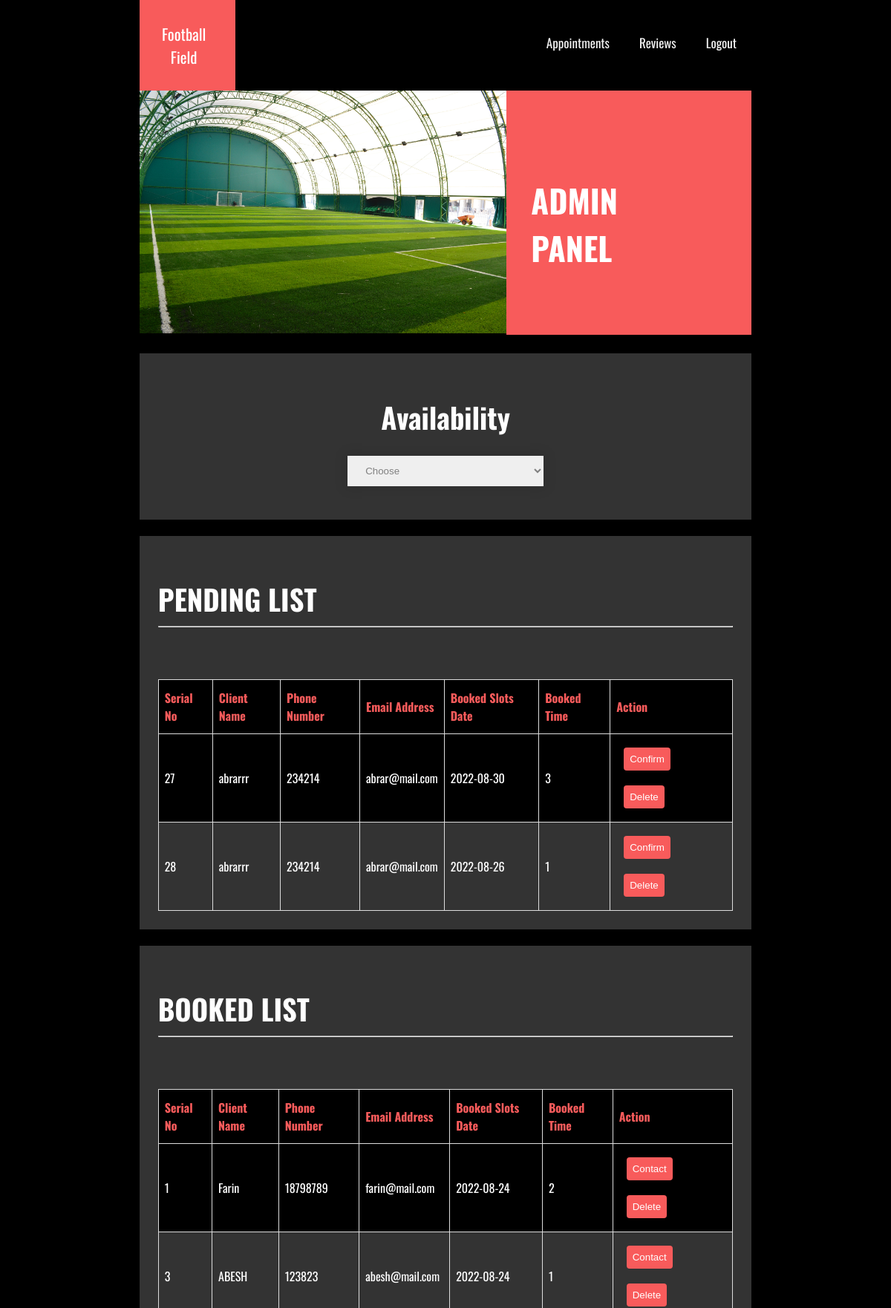
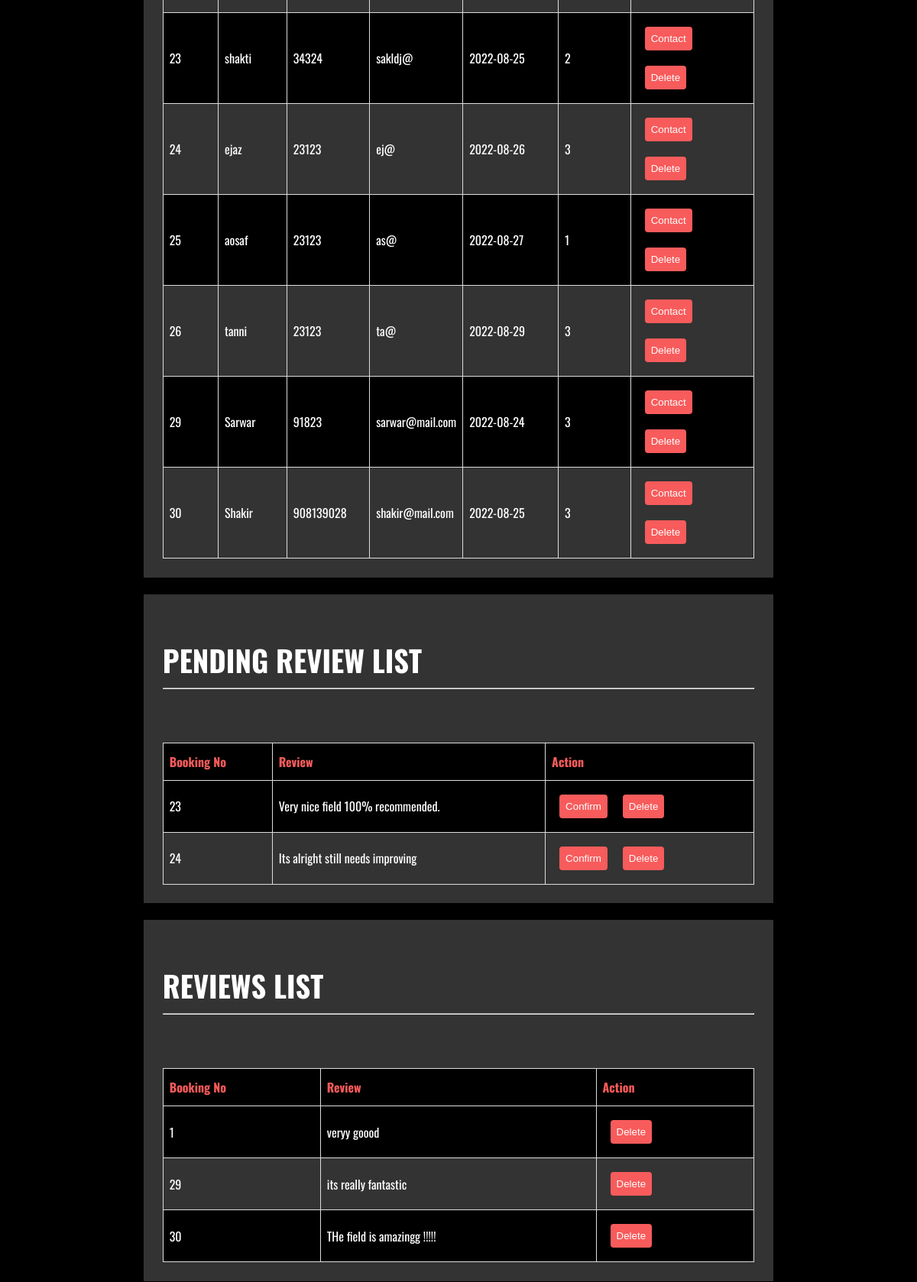
Screenshot of /field/admin.php (upper part) with the database file from the repository (2 pictures, top to bottom).
### tables this page shows
CREATE TABLE `booking_list` (
  `id` int(11) NOT NULL,
  `name` varchar(255) NOT NULL,
  `phone` int(15) NOT NULL,
  `email` varchar(255) NOT NULL,
  `slot_time` int(11) NOT NULL,
  `slot_date` date NOT NULL,
  `status` enum('pending','confirmed','','') NOT NULL
);

CREATE TABLE `review_list` (
  `booking_id` int(11) NOT NULL,
  `name` varchar(255) NOT NULL,
  `review_text` text NOT NULL,
  `status` enum('pending','confirmed','','') NOT NULL
);

### field/admin.php (the view, shortened to what this page needs)
<?php include 'config/database.php'; ?>
<!DOCTYPE html>
<html lang="en">
<head>
    <link rel="stylesheet" href="css/style.css">
</head>
<body class="container-main">
    <div class="topnav">
        <a class="brand" href="#home">Football <br>Field</a>
        <a class="nav-link" href="#news">Logout</a>
        <a class="nav-link" href="#review">Reviews</a>
        <a class="nav-link" href="#appointments">Appointments</a>
    </div>
    <section class="header-section">
        <div class="header-div">
            <div class="header-img">
                <img style="width: 100%;" src="images/field.jpg" alt="mechanic image">
            </div>
            <div class="header">
                <h1 class="title-header">ADMIN <br> PANEL</h1>
            </div>
        </div>
    </section>
    <section class="available-section">
    <h2 class="section-header">Availability</h2>
    <form action="<?php echo htmlspecialchars($_SERVER['PHP_SELF']); ?>" method="POST">
    <select class="custom-select" name="status" id="custom-select-a" onchange="this.form.submit();" required>
        <option value="" disabled selected hidden>Choose</option>
    </select>
    </form>
     <?php
        $sql= 'SELECT * FROM booking_list WHERE status = "pending"';
        $result = mysqli_query($conn, $sql);
        $booking_list=mysqli_fetch_all($result, MYSQLI_ASSOC);
    ?>
    </section>
    <section  class="approval-section">
    <h2 style="color:white;"class="section-header">
                PENDING LIST
            </h2>
            <hr>
    <table class="list-table">
                <tr>
                    <th>Serial No</th>
                    <th>Client Name</th>
                    <th>Phone Number</th>
                    <th>Email Address</th>
                    <th>Booked Slots Date</th>
                    <th>Booked Time</th>
                    <th>Action</th>
                </tr>
                <?php foreach($booking_list as $client): ?>
                <tr>
                    <td><?php echo $client['id']; ?></td>
                    <td><?php echo $client['name']; ?></td>
                    <td><?php echo $client['phone']; ?></td>
                    <td><?php echo $client['email']; ?></td>
                    <td><?php echo $client['slot_date']; ?></td>
                    <td><?php echo $client['slot_time']; ?></td>
                    <td><form action="<?php echo htmlspecialchars($_SERVER['PHP_SELF']); ?>"  method="POST">
                    <button name="submit_bu" class="work-button" type="submit" onclick="location.reload();">Confirm</button><button name="submit_bd"class="work-button" type="submit" onclick="location.reload();">Delete</button></form></td>
                </tr>
                <?php endforeach; ?>
    </table>
    </section>
    <?php
        $sql= 'SELECT * FROM booking_list WHERE status = "confirmed"';
        $result = mysqli_query($conn, $sql);
        $booking_list=mysqli_fetch_all($result, MYSQLI_ASSOC);
    ?>
    <section id="appointments" class="approval-section">
    <h2 style="color:white;"class="section-header">
                BOOKED LIST
            </h2>
            <hr>
    <table class="list-table">
                <tr>
                    <th>Serial No</th>
                    <th>Client Name</th>
                    <th>Phone Number</th>
                    <th>Email Address</th>
                    <th>Booked Slots Date</th>
                    <th>Booked Time</th>
                    <th>Action</th>
                </tr>
                <?php foreach($booking_list as $client): ?>
                <tr>
                    <td><?php echo $client['id']; ?></td>
                    <td><?php echo $client['name']; ?></td>
                    <td><?php echo $client['phone']; ?></td>
                    <td><?php echo $client['email']; ?></td>
                    <td><?php echo $client['slot_date']; ?></td>
                    <td><?php echo $client['slot_time']; ?></td>
                    <td><form action="<?php echo htmlspecialchars($_SERVER['PHP_SELF']); ?>"  method="POST">
                    <button class="work-button" onclick="document.location =  'mailto:<?php echo $client['email']; ?>'">Contact</button><button name="submit_bd"class="work-button" type="submit" onclick="location.reload();">Delete</button></form></td>
                </tr>
                <?php endforeach; ?>
    </table>
    </section>
    <?php
        $sql= 'SELECT * FROM review_list WHERE status = "pending"';
        $result = mysqli_query($conn, $sql);
        $review_list=mysqli_fetch_all($result, MYSQLI_ASSOC);
    ?>
    <section id="review"class="approval-section">
    <h2 style="color:white;"class="section-header">
                PENDING REVIEW LIST
            </h2>
            <hr>
    <table class="list-table">
                <tr>
                    <th>Booking No</th>
                    <th>Review</th>
                    <th>Action</th>
                </tr>
                <?php foreach($review_list as $client): ?>
                <tr>
                    <td><?php echo $client['booking_id']; ?></td>
                    <td><?php echo $client['review_text']; ?></td>
                    <td><form action="<?php echo htmlspecialchars($_SERVER['PHP_SELF']); ?>"  method="POST">
                    <button name="submit_ru" class="work-button" type="submit" onclick="location.reload();">Confirm</button><button name="submit_rd"class="work-button" type="submit" onclick="location.reload();">Delete</button></form></td>
                </tr>
                <?php endforeach; ?>
    </table>
    </section>
    <?php
        $sql= 'SELECT * FROM review_list WHERE status = "confirmed"';
        $result = mysqli_query($conn, $sql);
        $review_list=mysqli_fetch_all($result, MYSQLI_ASSOC);
    ?>
    <section class="approval-section">
    <h2 style="color:white;"class="section-header">
                REVIEWS LIST
            </h2>
            <hr>
    <table class="list-table">
                <tr>
                 <th>Booking No</th>
                 <th>Review</th>
                 <th>Action</th>
                </tr>
                <?php foreach($review_list as $client): ?>
                <tr>
                    <td><?php echo $client['booking_id']; ?></td>
                    <td><?php echo $client['review_text']; ?></td>
                    <td><form action="<?php echo htmlspecialchars($_SERVER['PHP_SELF']); ?>"  method="POST">
                    <button name="submit_rd"class="work-button" type="submit" onclick="location.reload();">Delete</button></form></td>
                </tr>
                <?php endforeach; ?>
    </table>
    </section>
</body>
</html>

### field/css/style.css (style rules this page uses)
.container-main { background-color: black; padding: 0% 15%; margin-top: 0px; font-family: 'Oswald', sans-serif; }
.topnav { overflow: hidden; background-color: black; }
.topnav a { float: right; color: #f2f2f2; text-align: center; text-decoration: none; font-size: 17px; }
.topnav a.brand { background-color: #f85b5b; color: white; float: left; padding: 30px 40px; padding-left: 30px; font-size: 1.3rem; }
.topnav a.nav-link { padding: 45px 20px; }
.header-div { display: flex; }
.header { flex-basis: 40%; color: white; background-color: #f85b5b; margin-bottom: 3px; }
.title-header { padding-left: 10%; padding-top: 35%; margin: 0; font-size: 2.7rem; }
.header-img { flex-basis: 60%; }
.work-button { padding: 8px; background-color: #f85b5b; color: white; border: none; margin: 20px 0; border-radius: 4px; cursor: pointer; }
.section-header { font-size: 2.4rem; margin-block-end: 0.1em }
.custom-select { box-sizing: border-box; box-shadow:0 0 15px 4px rgba(0,0,0,0.09); width: 40%; border:0; margin: 20px 2px; padding: 12px 20px; }
select:invalid { color: gray; }
.available-section { text-align: center; padding: 3% 10%; margin-top: 22px; background-color:#333; color:white; }
.approval-section { padding: 3% 3%; margin-top: 22px; background-color:#333; color:white; }
.list-table { border-collapse: collapse; width: 100%; text-align: left; margin-top: 70px; }
.list-table td, th { border: 1px solid #ddd; padding: 8px; }
.list-table tr:nth-child(even) { background-color: black; color: white; }
.list-table th { padding-top: 12px; padding-bottom: 12px; background-color: black; color: #f85b5b; }
.list-table .work-button { padding: 8px; background-color: #f85b5b; color: white; border: none; margin: 10px ; border-radius: 4px; cursor: pointer; }

### rows the page displays
booking_list: id "27", name "abrarrr", phone "234214", email "abrar@mail.com", slot_date "2022-08-30", slot_time "3"
booking_list: id "28", name "abrarrr", phone "234214", email "abrar@mail.com", slot_date "2022-08-26", slot_time "1"
booking_list: id "1", name "Farin", phone "18798789", email "farin@mail.com", slot_date "2022-08-24", slot_time "2"
booking_list: id "3", name "ABESH", phone "123823", email "abesh@mail.com", slot_date "2022-08-24", slot_time "1"
booking_list: id "23", name "shakti", phone "34324", email "sakldj@", slot_date "2022-08-25", slot_time "2"
booking_list: id "24", name "ejaz", phone "23123", email "ej@", slot_date "2022-08-26", slot_time "3"
booking_list: id "25", name "aosaf", phone "23123", email "as@", slot_date "2022-08-27", slot_time "1"
booking_list: id "26", name "tanni", phone "23123", email "ta@", slot_date "2022-08-29", slot_time "3"
booking_list: id "29", name "Sarwar", phone "91823", email "sarwar@mail.com", slot_date "2022-08-24", slot_time "3"
booking_list: id "30", name "Shakir", phone "908139028", email "shakir@mail.com", slot_date "2022-08-25", slot_time "3"
review_list: booking_id "23", review_text "Very nice field 100% recommended."
review_list: booking_id "24", review_text "Its alright still needs improving"
review_list: booking_id "1", review_text "veryy goood"
review_list: booking_id "29", review_text "its really fantastic"
review_list: booking_id "30", review_text "THe field is amazingg !!!!!"
